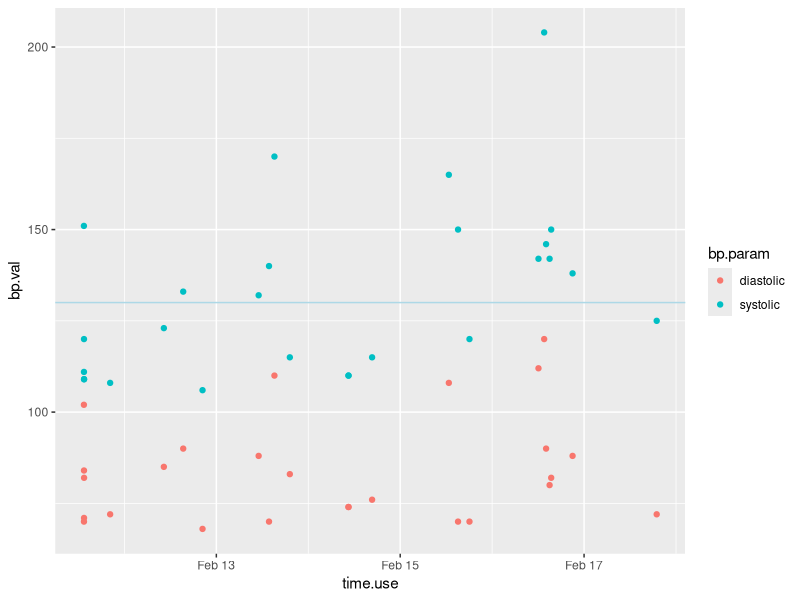

Source code (R):
## ---- chunk 1
library(tidyverse)
library(readxl)
edata1 <- read_excel("edata1.xlsx")
## ---- chunk 2
bp <- edata1 %>%
    select(c("time.use","systolic","diastolic"))
summary(bp)

bp <- tidyr::gather(data = bp, key = bp.param, value = bp.val, na.rm = TRUE, systolic, diastolic)
ggplot(bp,aes(time.use,bp.val))+
    geom_point(aes(color=bp.param))+
    geom_hline(yintercept = 130, color="light blue")
## ---- chunk 3

